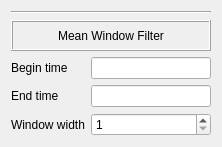
<?xml version="1.0" encoding="UTF-8"?>
<ui version="4.0">
 <class>WindowFilterControllerWidget</class>
 <widget class="QWidget" name="WindowFilterControllerWidget">
  <property name="geometry">
   <rect>
    <x>0</x>
    <y>0</y>
    <width>222</width>
    <height>147</height>
   </rect>
  </property>
  <property name="windowTitle">
   <string>Form</string>
  </property>
  <layout class="QVBoxLayout" name="verticalLayout">
   <item>
    <widget class="Line" name="line">
     <property name="orientation">
      <enum>Qt::Horizontal</enum>
     </property>
    </widget>
   </item>
   <item>
    <widget class="QLabel" name="label">
     <property name="frameShape">
      <enum>QFrame::Box</enum>
     </property>
     <property name="frameShadow">
      <enum>QFrame::Raised</enum>
     </property>
     <property name="text">
      <string>Mean Window Filter</string>
     </property>
     <property name="alignment">
      <set>Qt::AlignCenter</set>
     </property>
    </widget>
   </item>
   <item>
    <layout class="QGridLayout" name="gridLayout">
     <item row="2" column="1">
      <widget class="QSpinBox" name="windowWidthSpinBox">
       <property name="minimum">
        <number>1</number>
       </property>
       <property name="maximum">
        <number>999</number>
       </property>
      </widget>
     </item>
     <item row="2" column="0">
      <widget class="QLabel" name="label_2">
       <property name="text">
        <string>Window width</string>
       </property>
      </widget>
     </item>
     <item row="0" column="0">
      <widget class="QLabel" name="label_3">
       <property name="text">
        <string>Begin time</string>
       </property>
      </widget>
     </item>
     <item row="0" column="1">
      <widget class="QLineEdit" name="beginTimeLineEdit"/>
     </item>
     <item row="1" column="0">
      <widget class="QLabel" name="label_4">
       <property name="text">
        <string>End time</string>
       </property>
      </widget>
     </item>
     <item row="1" column="1">
      <widget class="QLineEdit" name="endTimeLineEdit"/>
     </item>
    </layout>
   </item>
  </layout>
 </widget>
 <resources/>
 <connections/>
</ui>
